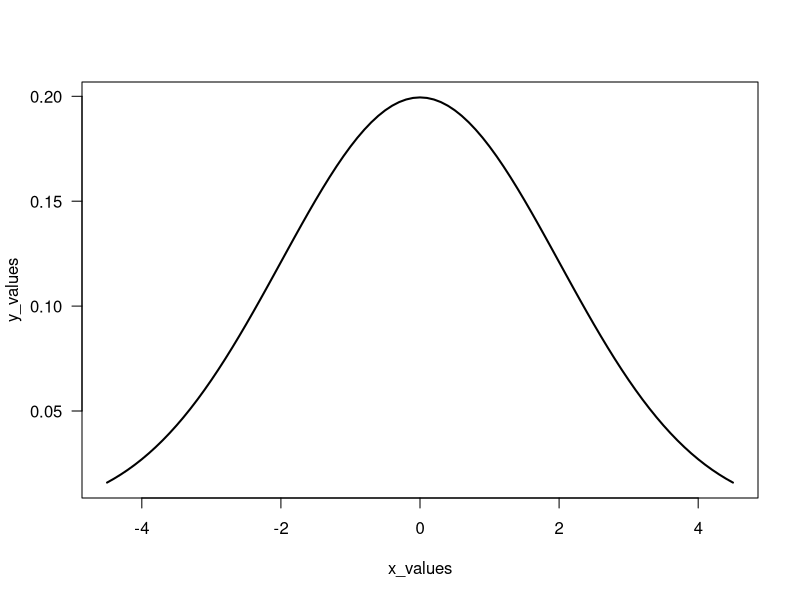
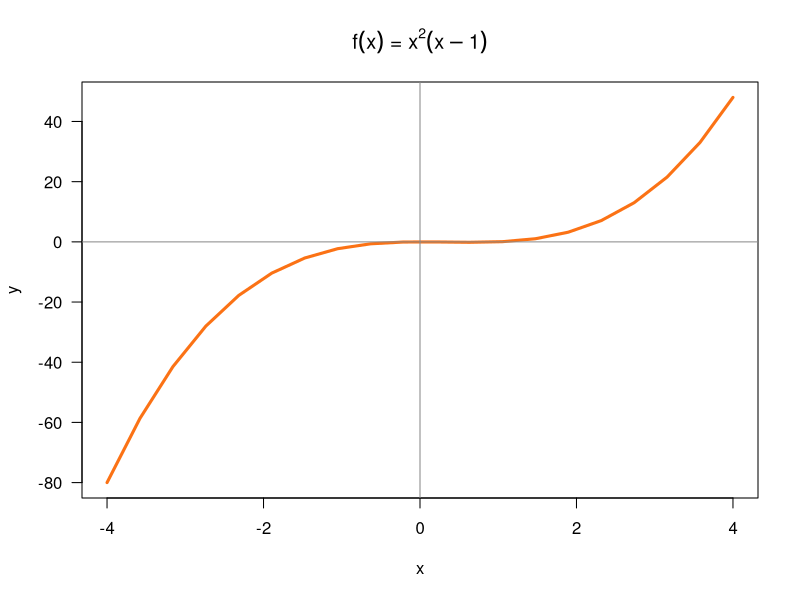

Source code (R) for these figures, in order:
## ---- chunk 1
f <- function(x) {x^2}

## ---- chunk 2
# your function g()
g <- function(x) {2*x + 5}

## ---- chunk 3
f(2)
f(-5)

g(0)
g(-5/2)
## ---- chunk 4
# your function fog()
fog <- function(x){
  f(g(x))
}
## ---- chunk 5
# your function gof()
gof <- function(x){
  g(f(x))
}

## ---- chunk 6
fog(2)
fog(-5)

gof(0)
gof(-5/2)
## ---- chunk 7
# your pythagoras() function
pythagoras <- function(a, b) {sqrt(a^2 + b^2)}

## ---- chunk 8
# your test
pythagoras(3,4)

## ---- chunk 9
# your test
pythagoras2 <- function(a) {sqrt(a^2 + a^2)}
pythagoras2(5)

## ---- chunk 10
miles2kms <- function(x) {
  x * 1.6
}
## ---- chunk 11
miles <- c(1:9, seq(from = 10, to = 100, by = 10))
df <- data.frame("Miles" = miles, "Kms" = miles2kms(miles))
df
## ---- chunk 12
# your gallons2liters() function
gallons2liters <- function(x){
  x * 3.78541
}

## ---- chunk 13
# your liters2gallons() function
liters2gallons <- function(x){
  x/3.78541
}

## ---- chunk 14
liters <- c(1:9, seq(from = 10, to = 100, by = 10))
df2 <- data.frame("Liters" = liters, "Gallons" = liters2gallons(liters))
df2
## ---- chunk 15
# your code
seconds2years <- function(x){
  x/31536000
}

seconds2years(1000000000)

## ---- chunk 16
# your code
gaussian <- function(x, m, s){
  exp(1)^((-1/2) * ((x - m)/s)^2)/(s * sqrt(2 * pi))
}

gaussian(1, 0, 2)
## ---- chunk 17
# compare with dnorm()
dnorm(x = 1, mean = 0, sd = 2)
## ---- chunk 18
# your code
x_values <- seq(from = -4.5, to = 4.5, by = 0.1)
y_values <- gaussian(x_values, 0, 2)
plot(x_values, y_values, las = 1, type = "l", lwd = 2)
## ---- chunk 19
poly1 <- function(x) {
  (x^2) * (x - 1)
}
## ---- chunk 20
# set of points
x <- seq(-4, 4, length.out = 20)
y <- poly1(x)

# graph polynomial
plot(x, y, type = 'l', lwd = 3, col = "#FB7215", las = 1)
abline(h = 0, v = 0, col = '#888888aa', lwd = 1.5)
title(main = expression(paste(f(x), ' = ', x^2, (x - 1))))
## ---- chunk 21
# your descriptive() function
descriptive <- function() {
  # fill in

}
## ---- chunk 22
choose(n = 5, k = 2)
## ---- chunk 23
factorial(4)
## ---- chunk 24
z <- 100*pi
# Fill in the following if-else statements. You may (or may not) 
# have to add or subtract else if or else statements.
if (TRUE) { # Replace TRUE with a condition.
  
} else if (TRUE) { # Replace TRUE with a condition.
  
} else {
  
}
## ---- chunk 25
y <- 1 # Change this value!

if (y > 0) {
  print("positive")
} else if (y < 0) {
  print("negative")
} else {
  print("zero?")
}
## ---- chunk 26
# Convert the day of the week into a number.
day <- "Tuesday" # Change this value!

if (day == 'Sunday') {
  num_day <- 1
} else {
  if (day == "Monday") {
    num_day <- 2
  } else {
    if (day == "Tuesday") {
      num_day <- 3
    } else {
      if (day == "Wednesday") {
        num_day <- 4
      } else {
        if (day == "Thursday") {
          num_day <- 5
        } else {
          if (day == "Friday") {
            num_day <- 6
          } else {
            if (day == "Saturday") {
              num_day <- 7
            }
          }
        }
      }
    }
  }
}


num_day
## ---- chunk 27
# Convert the day of the week into a number.
day <- "Tuesday" # Change this value!

if (day == 'Sunday') {
  num_day <- 1
} else if (day == "Monday") {
  num_day <- 2
} else if (day == "Tuesday") {
  num_day <- 3
} else if (day == "Wednesday") {
  num_day <- 4
} else if (day == "Thursday") {
  num_day <- 5
} else if (day == "Friday") {
  num_day <- 6
} else if (day == "Saturday") {
  num_day <- 7
}

num_day
## ---- chunk 28
# Convert the day of the week into a number.
day <- "Tuesday" # Change this value!

switch(day, # The expression to be evaluated.
  Sunday = 1,
  Monday = 2,
  Tuesday = 3,
  Wednesday = 4,
  Thursday = 5,
  Friday = 6,
  Saturday = 7,
  NA) # an (optional) default value if there are no matches
## ---- chunk 29
# Convert a number into a day of the week.
day_num <- 3 # Change this value!

switch(day_num,
  "Sunday",
  "Monday",
  "Tuesday",
  "Wednesday",
  "Thursday",
  "Friday",
  "Saturday")
